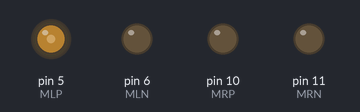
Recording of a sketch running on a simulated Arduino Uno, built with avr-gcc and run on an emulated ATmega328P. Parts: output pins drawn as LEDs (lit = HIGH).

Above: at 0.1 s.
Timing chart, 0 to 1.6 s (numbered marks = the images above):
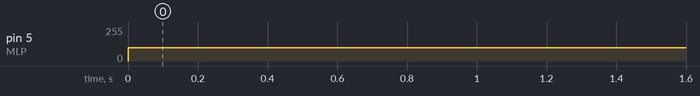

The sketch:

tabe_motor.ino
```cpp
#include"tabe_motor.h"


void setup() {
  // put your setup code here, to run once:
pinMode(5,OUTPUT);
pinMode(6,OUTPUT);
pinMode(10,OUTPUT);
pinMode(11,OUTPUT);

}

void loop() {
  // put your main code here, to run repeatedly:
motor(100,100);
}
```

sensor.cpp
```cpp
#include "sensor.h"
int S0, S1, S2 = 0;
int High_theresold = 900;
int Low_theresold = 300;
int T = (High_theresold + Low_theresold) / 2;


int Sensor_analog_value[8];
int Sensor_digital_value[8];

void read_sensor() {
  for (int i = 0; i <= 7; i++) {
    S0 = i % 2;
    S1 = int(i / 2) % 2;
    S2 = int(int(i / 2) / 2);
    Sensor_analog_value[i] = analogRead(A0);
  }
  for (int i = 0; i < 8; i++) {
    if (Sensor_analog_value[i] > T) {
      Sensor_analog_value[i] = 1;
    } else {
      Sensor_digital_value[i] = 0;
    }
  }
  for (int j = 0; j < 8; j++) {
    Serial.print("D");
    Serial.print("|");

    Serial.print("A");
    Serial.print(":");
    Serial.println();


    Serial.print(Sensor_digital_value[j]);
    Serial.print("|");
    Serial.print(Sensor_analog_value[j]);
    Serial.print("\t");

  }
}
```

sensor.h
```cpp
#ifndef SENSOR_H

#define SENSOR_H

#include<Arduino.h>

void read_sensor();

#endif
```

tabe_motor.cpp
```cpp
#include "tabe_motor.h"
void motor(int a, int b) {
  int MLP = 5;
  int MLN = 6;
  int MRP = 10;
  int MRN = 11;
  if (a > 0) {
    analogWrite(MLP, a);
    analogWrite(MLN, 0);
  }
  if (a <= 0) {
    analogWrite(MLP, 0);
    analogWrite(MLN, (-1) * a);
  }
  if (b > 0) {
    analogWrite(MRP, 0);
    analogWrite(MRN, 0);
  }
  if (b <= 0) {
    analogWrite(MRP, 0);
    analogWrite(MRN, (-1)*b);
  }
}
```

tabe_motor.h
```cpp
#ifndef TABE_MOTOR_H

#define TABE_MOTOR_H

#include <Arduino.h>

void motor(int a,int b);

#endif
```

Measured:
- by itself, pin 5 (MLP): 0/255 → 100/255 at 0.00 s
